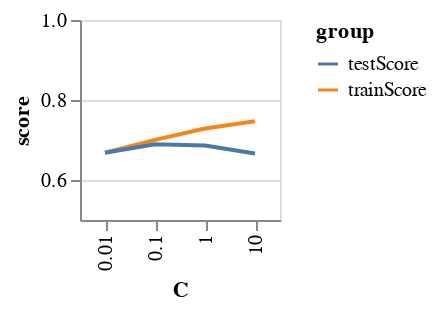

Notebook code for this chart:
### Code cell
resLong = res.melt(id_vars=['C'], value_vars=['trainScore', 'testScore'],
         var_name='group', value_name='score')

Lineplot = alt.Chart(resLong).mark_line().encode(
    x = 'C:N',
    y = alt.Y('score', scale=alt.Scale(domain=[0.5,1])),
    color = 'group',
    tooltip = 'score'
).properties(width=100, height=100)

Lineplot

### Figure 1 — Vega-Lite specification as saved in the notebook (floating-point values rounded to 4 significant figures)
{"config": {"view": {"continuousWidth": 400, "continuousHeight": 300}}, "data": {"name": "data-cef63ffdb1b6960207ca22d9443beba4"}, "mark": "line", "encoding": {"color": {"field": "group", "type": "nominal"}, "tooltip": {"field": "score", "type": "quantitative"}, "x": {"field": "C", "type": "nominal"}, "y": {"field": "score", "scale": {"domain": [0.5, 1]}, "type": "quantitative"}}, "height": 100, "width": 100, "$schema": "https://vega.github.io/schema/vega-lite/v4.17.0.json", "datasets": {"data-cef63ffdb1b6960207ca22d9443beba4": [{"C": 0.01, "group": "trainScore", "score": 0.6686}, {"C": 0.1, "group": "trainScore", "score": 0.7002}, {"C": 1.0, "group": "trainScore", "score": 0.7286}, {"C": 10.0, "group": "trainScore", "score": 0.7469}, {"C": 0.01, "group": "testScore", "score": 0.6684}, {"C": 0.1, "group": "testScore", "score": 0.6892}, {"C": 1.0, "group": "testScore", "score": 0.686}, {"C": 10.0, "group": "testScore", "score": 0.6664}]}}
